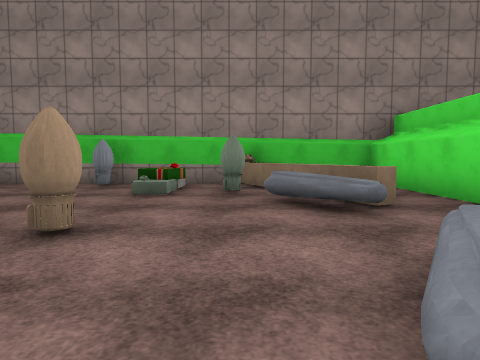
View 1 (above)

20 first-person views from a walk through a Unity game level. The camera is 1.2 m above the floor, tilts 4° down and sees 75° across. The floor is counted in squares, 2 m on a side. Each view is taken from the middle of a square. On the plan, view 1 faces up. The plan holds only what a view shows up to about 9 squares ahead; the rest is blank. The place goes on beyond the plan. The player is left out. Some surface patterns are stand-ins.

View 2
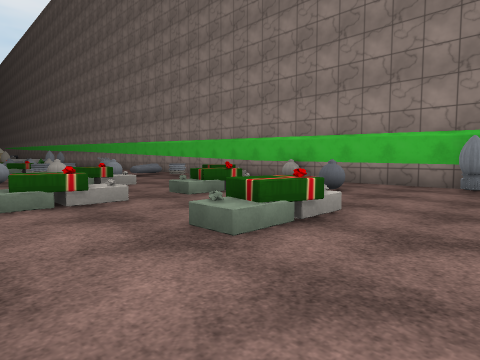

View 3
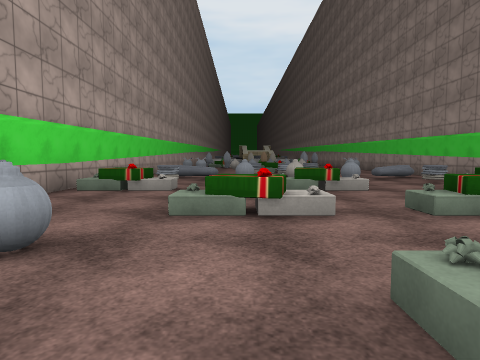

View 4
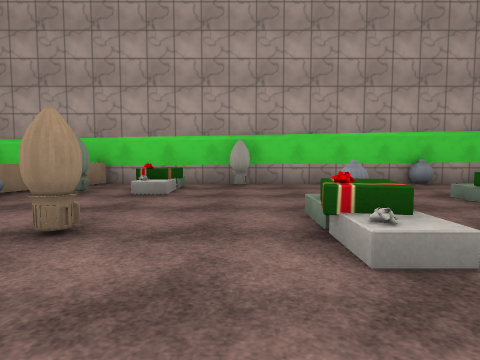

View 5
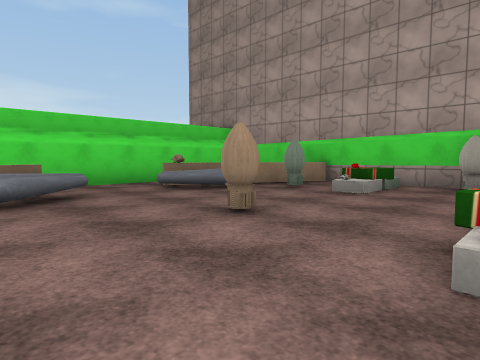

View 6
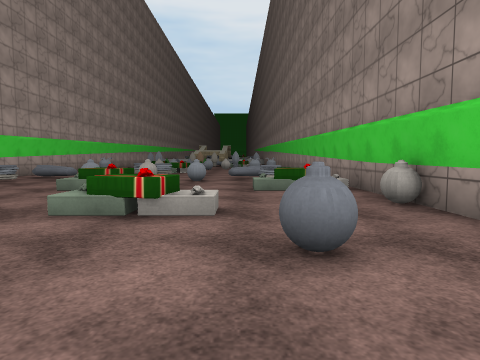

View 7
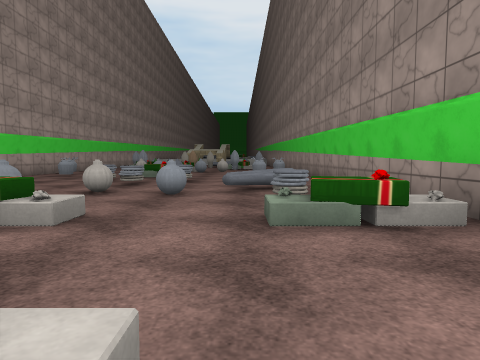

View 8
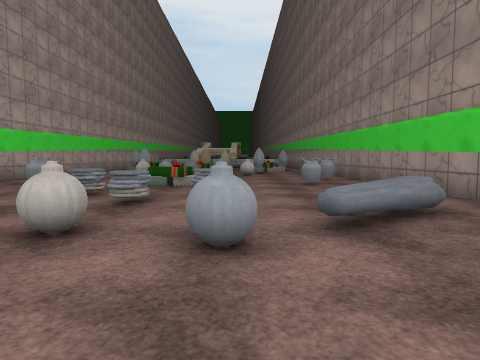

View 9
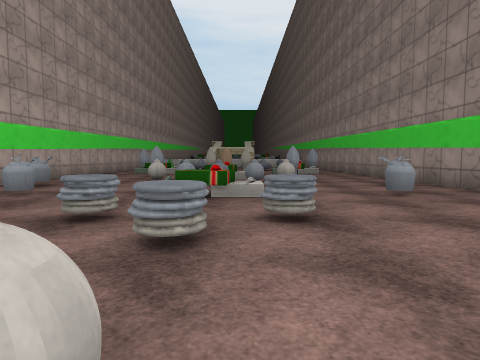

View 10
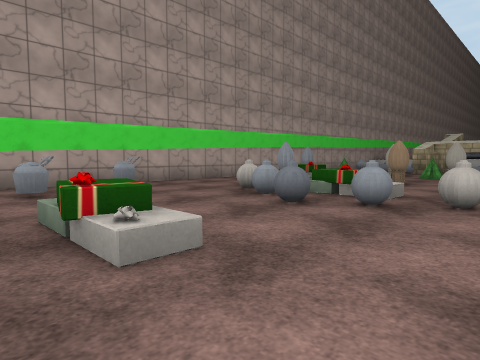

View 11
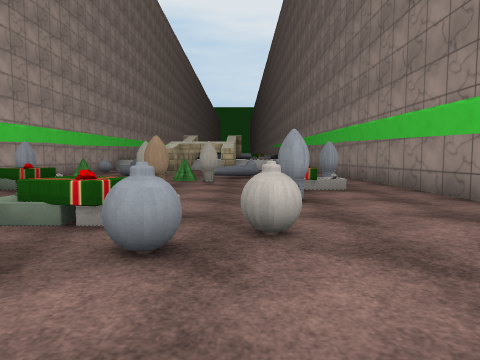

View 12
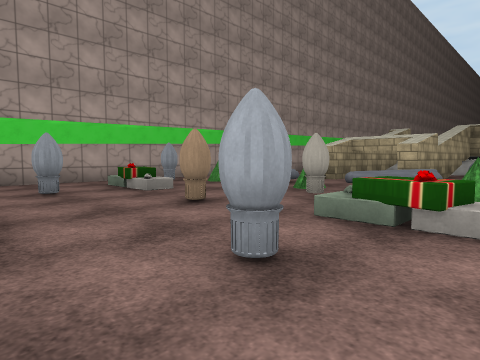

View 13
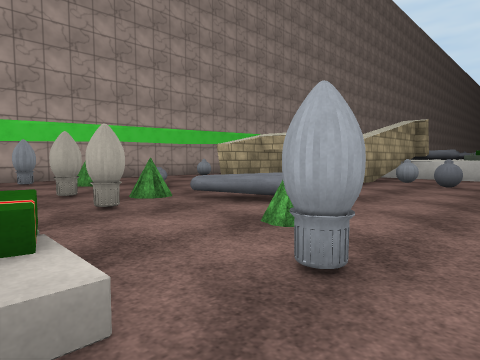

View 14
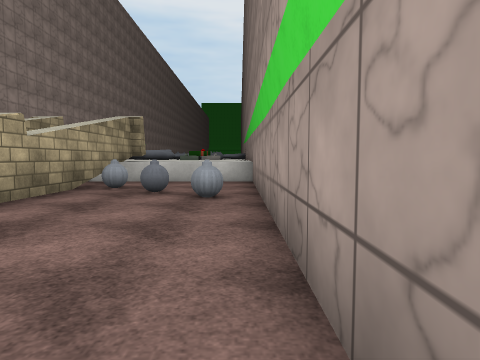

View 15
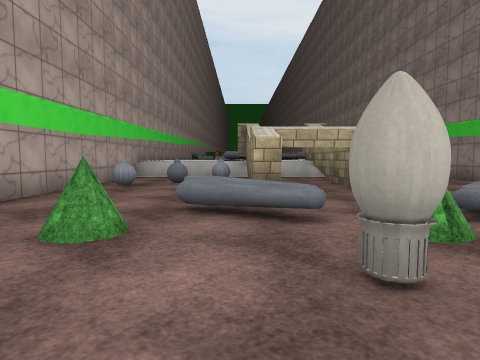

View 16
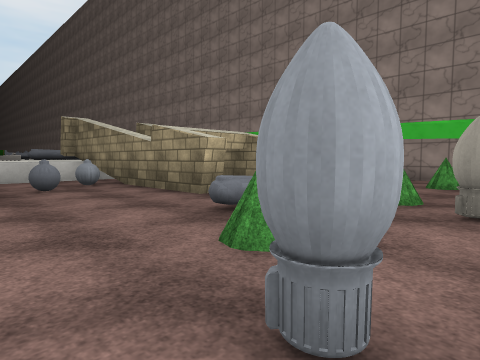

View 17
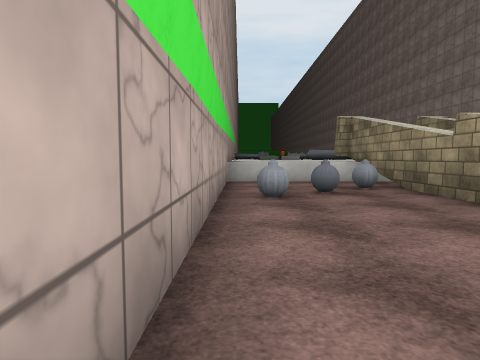

View 18
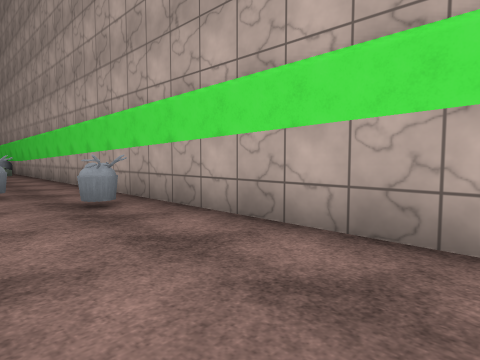

View 19
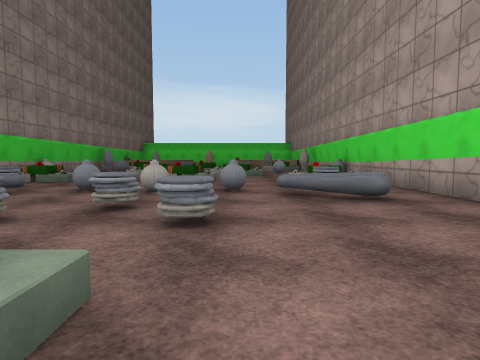

View 20
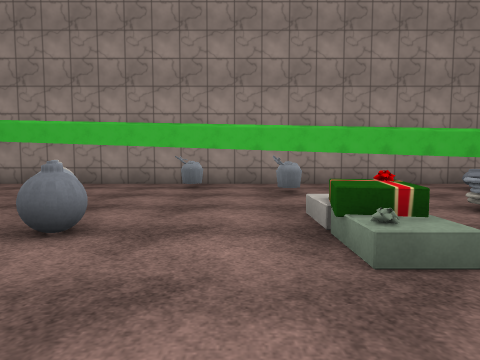

### Floor plan
Key: @ floor where view 1 was taken; # wall or solid block; . floor; / step, stairs or slope; = window, fence, low wall or low ledge; T tree; O other object.
Columns run from 34 left of view 1 to 3 right of it. Each row starts with its distance up from view 1.
  8  ###### ##### ##### ###############
  7 #=.....................  ..O...#..####
  6 #=..O....#.O....O.....OOOO.......O#O #
  5 #=......T..#.#....O...OO.O...O..O.#OO#
  4 #=.O.##O...O..O........O....O......OO#
  3 ####### TT....#O..#.O....#.O../......#
  2 ####### TT.#..O...O.OOO..O....O.#....#
  1 #=.O.##OO.....OO....O..O...=O......OO#
  0 #=......T..O.#........O....O......@OO#
 -1 #=.O.....#.O......O...OOOO...O...O#O #
 -2 #=..O...........O........O.O...#O.####
 -3  ###### ###########################

Where each view was taken, in squares from view 1:
view 1: 0 up, 0 right, facing up
view 2: 0 up, 2 left, facing up-left
view 3: 1 up, 3 left, facing left
view 4: 5 up, 3 left, facing down
view 5: 5 up, 4 left, facing down-right
view 6: 5 up, 3 left, facing left
view 7: 5 up, 6 left, facing left
view 8: 4 up, 9 left, facing left
view 9: 3 up, 11 left, facing left
view 10: 5 up, 15 left, facing down-left
view 11: 4 up, 17 left, facing left
view 12: 6 up, 20 left, facing down-left
view 13: 7 up, 23 left, facing down-left
view 14: 7 up, 25 left, facing left
view 15: 1 up, 23 left, facing left
view 16: 2 down, 24 left, facing up-left
view 17: 2 down, 25 left, facing left
view 18: 0 up, 22 left, facing down-right
view 19: 1 up, 17 left, facing right
view 20: 0 up, 17 left, facing up
